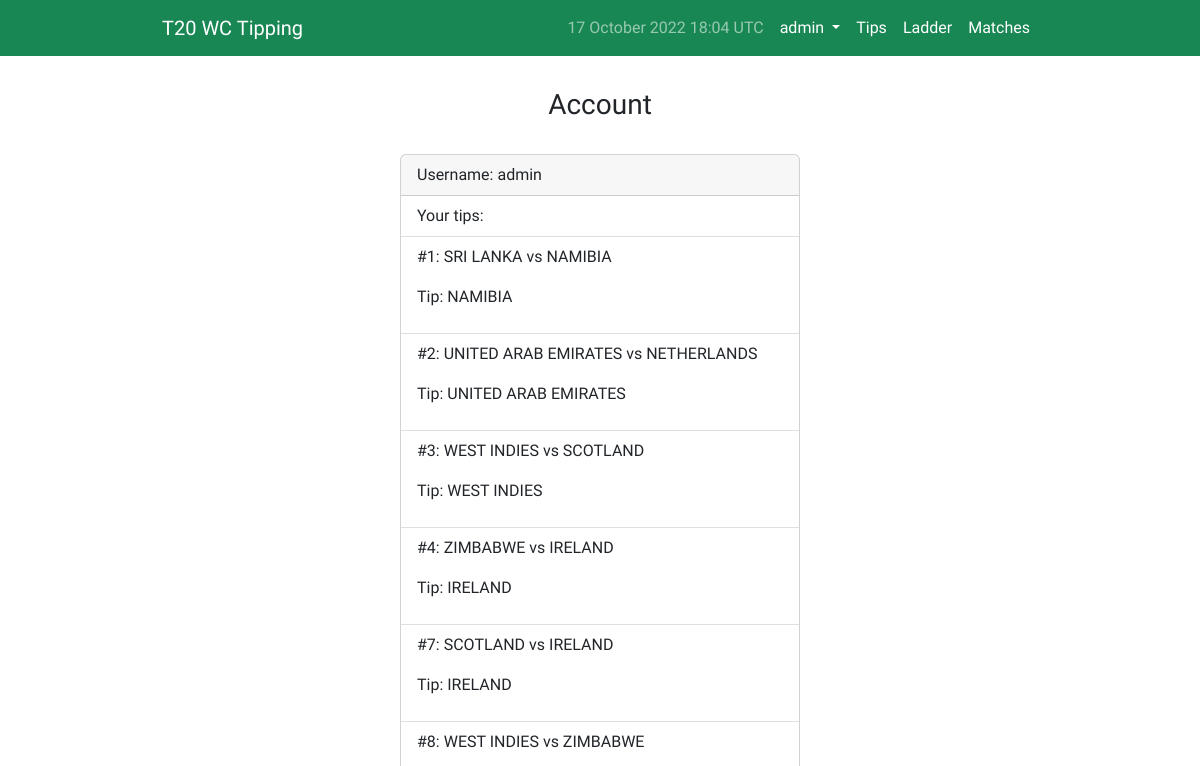
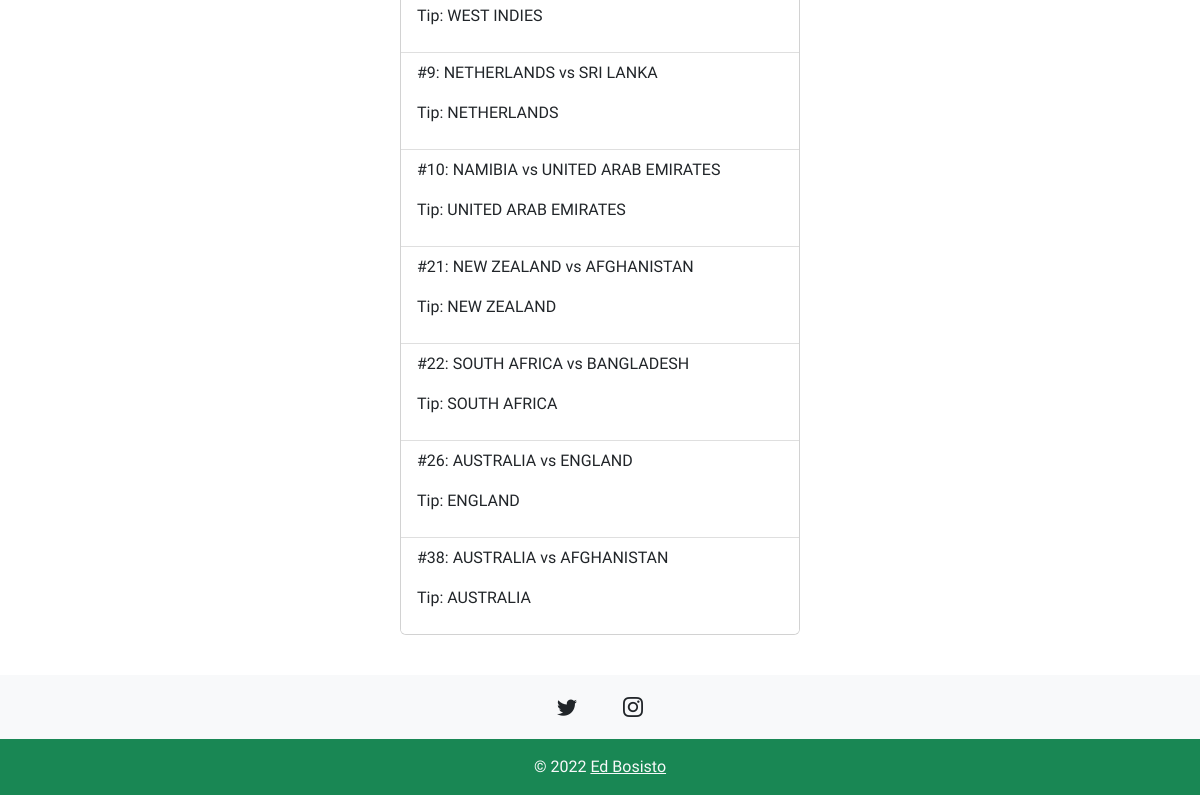
/account/ (signed in), run on an earlier commit of the app's database (2 pictures, top to bottom).
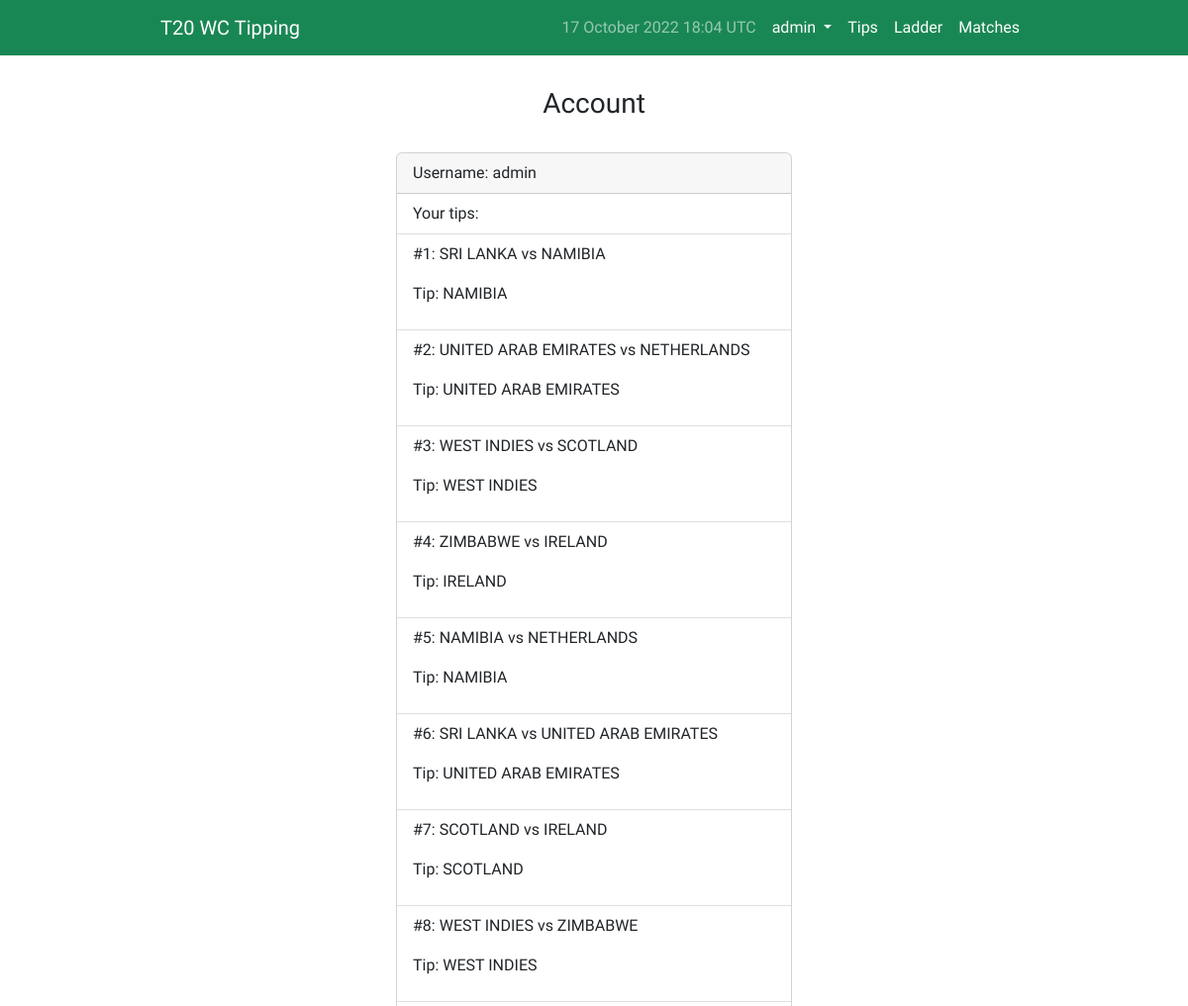
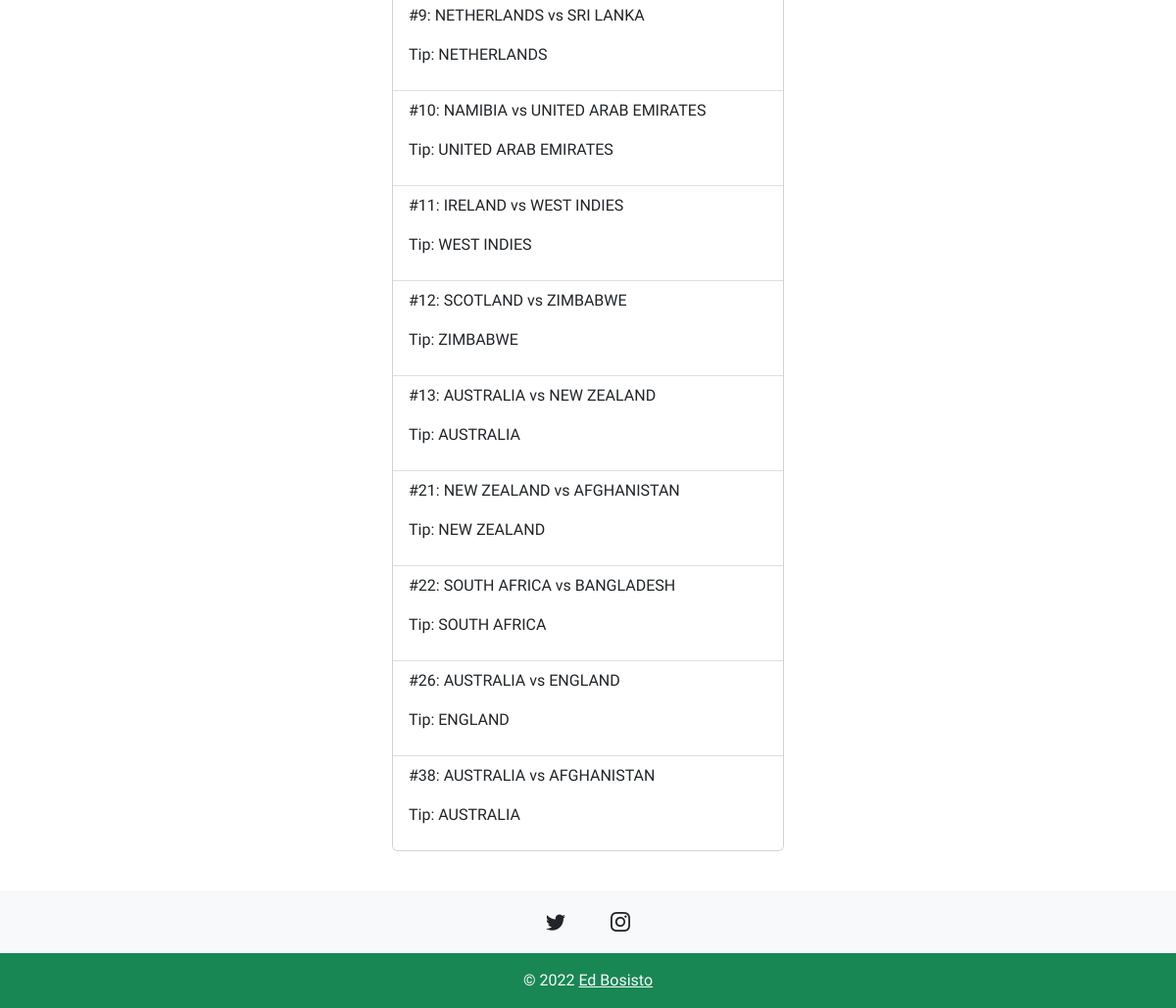
And on a later commit of the database (2 pictures, top to bottom).
### tip/models.py (models this page shows)
class Tip(models.Model):
    user_id = models.ForeignKey(User, on_delete=models.CASCADE, related_name="user_id")
    match = models.ForeignKey(Match, on_delete=models.CASCADE, related_name="match")
    tip = models.ForeignKey(Team, on_delete=models.CASCADE, related_name="tip")
    updated = models.DateTimeField(auto_now=True)
    created = models.DateTimeField(auto_now_add=True)

class Match(models.Model):
    team1 = models.ForeignKey(Team, blank=True, null=True, on_delete=models.CASCADE, related_name="team1")
    team2 = models.ForeignKey(Team, blank=True, null=True, on_delete=models.CASCADE, related_name="team2")
    when = models.DateTimeField(blank=True, null=True)
    venue = models.ForeignKey(Venue, on_delete=models.CASCADE)
    winner = models.ForeignKey(Team, blank=True, null=True, on_delete=models.CASCADE, related_name="winner")

class Team(models.Model):
    name = models.CharField(max_length=200)
    ranking = models.PositiveIntegerField(default=None)
    matches_won = models.PositiveIntegerField(default=0)
    eliminated = models.BooleanField(default=False)
    def __str__(self):
        return self.name

### tip/views.py (the view)
# urls.py: path('account/', views.account, name="account"),
@login_required(login_url='login')
def account(request):
    user = request.user
    tips = Tip.objects.filter(user_id=user)
    matches = Match.objects.all()
    context = {
        "tips": tips,
        "matches": matches,
    }
    return render(request, "account.html", context)

### templates/account.html (shortened to what this page needs)
{% extends 'base.html' %}
{% block content %}
<h3>Account</h3>
<br>
<div class="h-100 d-flex align-items-center justify-content-center">
    <div class="card" id="card-account">
        <div class="card-header">
        Username: {{ request.user }}
        </div>
        <ul class="list-group list-group-flush">
        <li class="list-group-item">Your tips:</li>
        {% for match in matches %}
            {% for tip in tips %}
                {% if tip.match == match %}
                    <li class="list-group-item"><p>#{{ match.id }}: {{match.team1}} vs {{match.team2}}</p> <p>Tip: {{ tip.tip }}</p></li>
                {% endif %}
            {% endfor %}
        {% endfor %}
        </ul>
    </div>
</div>
{% endblock content %}

What changed in the data, as far as the page shows it:
now on this page (row unchanged): Match: id "5", team1 "NAMIBIA", team2 "NETHERLANDS"
added Tip: tip "NAMIBIA"
now on this page (row unchanged): Match: id "6", team1 "SRI LANKA", team2 "UNITED ARAB EMIRATES"
added Tip: tip "UNITED ARAB EMIRATES"
changed Tip: tip "IRELAND" → "SCOTLAND"
now on this page (row unchanged): Match: id "11", team1 "IRELAND", team2 "WEST INDIES"
added Tip: tip "WEST INDIES"
now on this page (row unchanged): Match: id "12", team1 "SCOTLAND", team2 "ZIMBABWE"
added Tip: tip "ZIMBABWE"
now on this page (row unchanged): Match: id "13", team1 "AUSTRALIA", team2 "NEW ZEALAND"
added Tip: tip "AUSTRALIA"
